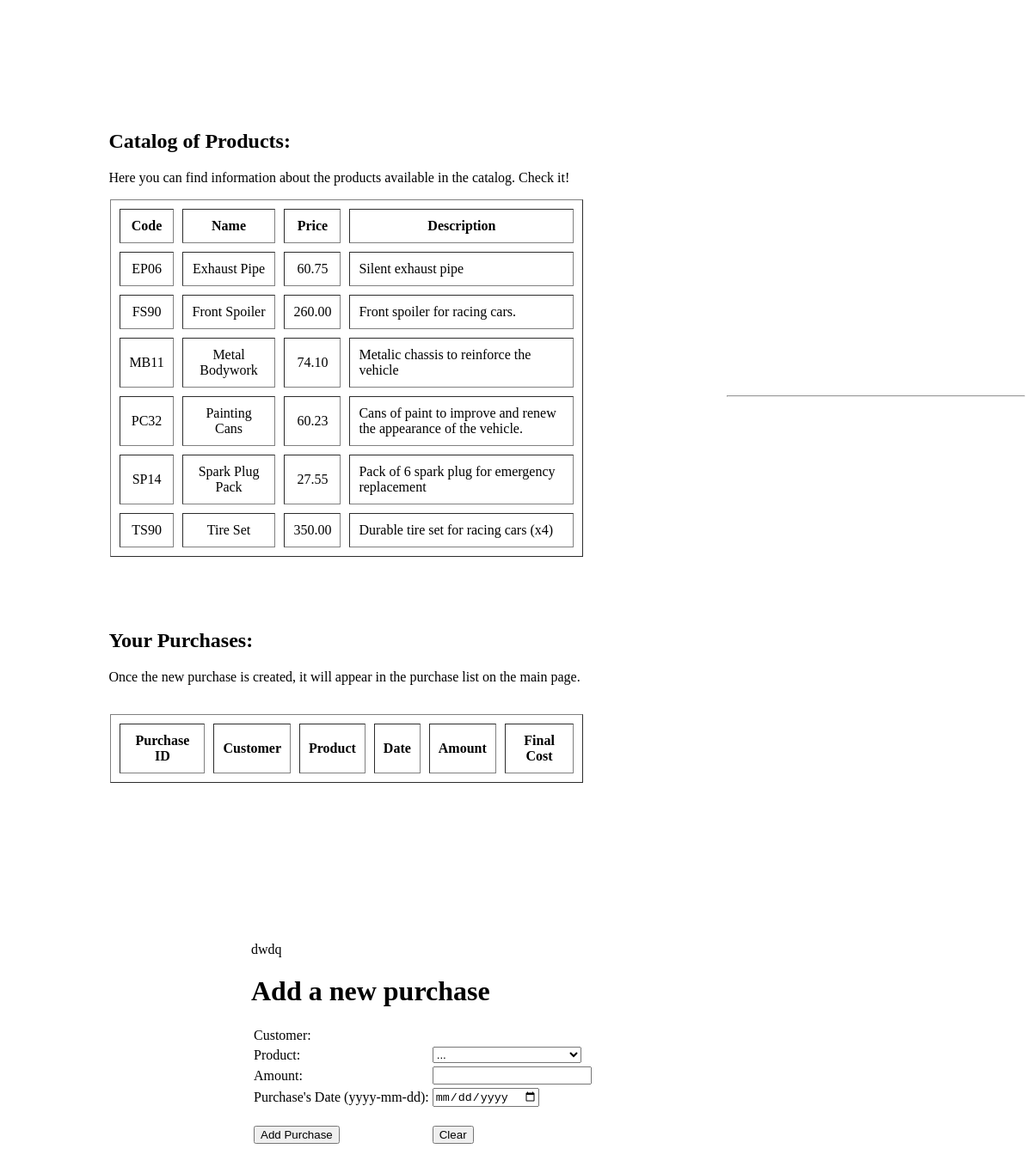
The app's page /Markup_Language/finalVersion/insertNewPurchaseForm.php with its own data.
### tables this page shows
CREATE TABLE `product` (
  `id_Product` varchar(50) NOT NULL,
  `Name` varchar(50) NOT NULL,
  `Price` double(10,2) NOT NULL,
  `Description` text NOT NULL,
  `Picture` varchar(500) NOT NULL
);

### Markup_Language/finalVersion/insertNewPurchaseForm.php (the view, shortened to what this page needs)
<!DOCTYPE html>
<html lang="en">
<head>
</head>
<body>
    <div style='width:600px;float:left; padding:10%;'>
        <?php
        $currentUser = $_SESSION['usuario'];
        $link2 = connectDataBase();
        $emaitza2 = mysqli_query($link2, "select * from product");
        ?>
        <div class="container" style="width: 550px; margin-top:0px">
            <h2>Catalog of Products:</h2>
            <p>Here you can find information about the products available in the catalog. Check it! </p>
            <table class="table table-dark" style="width: 550px; text-align:center; margin-left: 2px; table-layout:auto; " align="left" BORDER=1 CELLSPACING=10 CELLPADDING=10>
                <thead style="vertical-align:left">
                    <tr style="text-align:center">
                        <th>Code</th>
                        <th>Name</th>
                        <th>Price</th>
                        <th>Description</th>
                    </tr>
                    <?php
                    while ($erregistroa = mysqli_fetch_array($emaitza2)) {
                        printf("<tr >
                                <td style='white-space: normal !important;'>%s</td>
                                <td>%s</td>
                                <td>%.2f</td>
                                <td style='text-align:left'>%s</td>
                            </tr>", $erregistroa[0], $erregistroa[1], $erregistroa[2], $erregistroa[3]);
                    }
                    ?>
                </thead>
            </table>
        </div>
        <div style="margin:auto;width:100%;margin-top:100px;">
            <br><br><br><br><br><br>
            <br><br><br><br><br><br>
        </div>
        <div class="container" style="margin-top: 200px; width: 550px;">
            <h2>Your Purchases:</h2>
            <p>Once the new purchase is created, it will appear in the purchase list on the main page. </p>
            <br>
            <table style="width: 550px; text-align:center; margin-left: 2px; table-layout:auto; " align="left" BORDER=1 CELLSPACING=10 CELLPADDING=10>
                <thead style="vertical-align:left">
                    <tr style="text-align:center">
                        <th>Purchase ID</th>
                        <th>Customer</th>
                        <th>Product</th>
                        <th>Date</th>
                        <th>Amount</th>
                        <th>Final Cost</th>
                    </tr>
                </thead>
            </table>
        </div>
    </div>
    <pre>
        <br>
        <br>
        <br>
        <br>
        <br>
        <br>
    </pre>
    <div style="margin:auto;width:100%;margin-top:100px;">
        <br><br><br><br><br><br><br><br>
        <hr />
    </div>
    <div style='width:600px;float:right;margin-top:50px; margin-right:300px'>
        <p>dwdq</p>
        <h1>Add a new purchase</h1>
        <form action="insertNewPurchase.php" method="POST">
            <table>
                <tr>
                    <td>Customer: </td>
                    <td><?php echo $currentUser?></td>
                </tr>
                <tr>
                    <td>Product: </td>
                    <td>
                        <form>
                            <select name="productChoices" class="custom-select mb-3" required>
                                <option selected>...</option>
                            </select>
                        </form>
                    </td>
                </tr>
                <tr>
                    <td>Amount:</td>
                    <td><input name="amountUnits" type="number" required><br></td>
                </tr>
                <tr>
                    <td>Purchase's Date (yyyy-mm-dd):</td>
                    <td><input id="datepicker" type="date" name="dateOfNewPurchase" placeholder="specify date" class="formAlign" style="display: table-cell;" required/></td>
                </tr>
                <tr>
                    <td><br><input name="send" type="submit" value="Add Purchase"></td>
                    <td><br><input type="reset" value="Clear"></td>
                </tr>
            </table>
        </form>
        <br>
        <br>
    </div>
    <br>
    <br>
</body>
</html>

### records on screen
product: id_Product "EP06", Name "Exhaust Pipe", Price "60.75", Description "Silent exhaust pipe"
product: id_Product "FS90", Name "Front Spoiler", Price "260.00", Description "Front spoiler for racing cars."
product: id_Product "MB11", Name "Metal Bodywork", Price "74.10", Description "Metalic chassis to reinforce the vehicle"
product: id_Product "PC32", Name "Painting Cans", Price "60.23", Description "Cans of paint to improve and renew the appearance of the vehicle."
product: id_Product "SP14", Name "Spark Plug Pack", Price "27.55", Description "Pack of 6 spark plug for emergency replacement"
product: id_Product "TS90", Name "Tire Set", Price "350.00", Description "Durable tire set for racing cars (x4)"
